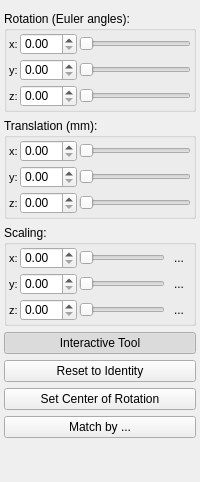
     <widget class="QWidget" name="pgManual">
      <attribute name="title">
       <string>Manual</string>
      </attribute>
      <layout class="QVBoxLayout" name="verticalLayout_2">
       <property name="leftMargin">
        <number>4</number>
       </property>
       <property name="rightMargin">
        <number>4</number>
       </property>
       <property name="bottomMargin">
        <number>4</number>
       </property>
       <item>
        <widget class="QGroupBox" name="grpRotation">
         <property name="styleSheet">
          <string notr="true">QLabel {
  font-size: 11px;
}</string>
         </property>
         <property name="title">
          <string>Rotation (Euler angles):</string>
         </property>
         <layout class="QHBoxLayout" name="horizontalLayout_2">
          <property name="spacing">
           <number>0</number>
          </property>
          <property name="leftMargin">
           <number>2</number>
          </property>
          <property name="topMargin">
           <number>2</number>
          </property>
          <property name="rightMargin">
           <number>2</number>
          </property>
          <property name="bottomMargin">
           <number>2</number>
          </property>
          <item>
           <widget class="QWidget" name="widget_2" native="true">
            <layout class="QGridLayout" name="gridLayout_2">
             <property name="leftMargin">
              <number>0</number>
             </property>
             <property name="topMargin">
              <number>0</number>
             </property>
             <property name="rightMargin">
              <number>0</number>
             </property>
             <property name="bottomMargin">
              <number>0</number>
             </property>
             <property name="horizontalSpacing">
              <number>2</number>
             </property>
             <property name="verticalSpacing">
              <number>4</number>
             </property>
             <item row="0" column="0">
              <widget class="QLabel" name="label_4">
               <property name="text">
                <string>x:</string>
               </property>
              </widget>
             </item>
             <item row="0" column="1">
              <widget class="QDoubleSpinBox" name="inRotX">
               <property name="maximumSize">
                <size>
                 <width>72</width>
                 <height>16777215</height>
                </size>
               </property>
              </widget>
             </item>
             <item row="0" column="2">
              <widget class="QDoubleSlider" name="inRotXSlider">
               <property name="orientation">
                <enum>Qt::Horizontal</enum>
               </property>
              </widget>
             </item>
             <item row="1" column="0">
              <widget class="QLabel" name="label_5">
               <property name="text">
                <string>y:</string>
               </property>
              </widget>
             </item>
             <item row="1" column="1">
              <widget class="QDoubleSpinBox" name="inRotY">
               <property name="maximumSize">
                <size>
                 <width>72</width>
                 <height>16777215</height>
                </size>
               </property>
              </widget>
             </item>
             <item row="1" column="2">
              <widget class="QDoubleSlider" name="inRotYSlider">
               <property name="orientation">
                <enum>Qt::Horizontal</enum>
               </property>
              </widget>
             </item>
             <item row="2" column="0">
              <widget class="QLabel" name="label_6">
               <property name="text">
                <string>z:</string>
               </property>
              </widget>
             </item>
             <item row="2" column="1">
              <widget class="QDoubleSpinBox" name="inRotZ">
               <property name="maximumSize">
                <size>
                 <width>72</width>
                 <height>16777215</height>
                </size>
               </property>
              </widget>
             </item>
             <item row="2" column="2">
              <widget class="QDoubleSlider" name="inRotZSlider">
               <property name="orientation">
                <enum>Qt::Horizontal</enum>
               </property>
              </widget>
             </item>
            </layout>
           </widget>
          </item>
         </layout>
        </widget>
       </item>
       <item>
        <widget class="QGroupBox" name="grpTranslation">
         <property name="styleSheet">
          <string notr="true">QLabel {
  font-size: 11px;
}</string>
         </property>
         <property name="title">
          <string>Translation (mm):</string>
         </property>
         <layout class="QHBoxLayout" name="horizontalLayout_3">
          <property name="spacing">
           <number>0</number>
          </property>
          <property name="leftMargin">
           <number>2</number>
          </property>
          <property name="topMargin">
           <number>2</number>
          </property>
          <property name="rightMargin">
           <number>2</number>
          </property>
          <property name="bottomMargin">
           <number>2</number>
          </property>
          <item>
           <widget class="QWidget" name="widget_3" native="true">
            <layout class="QGridLayout" name="gridLayout_3">
             <property name="leftMargin">
              <number>0</number>
             </property>
             <property name="topMargin">
              <number>0</number>
             </property>
             <property name="rightMargin">
              <number>0</number>
             </property>
             <property name="bottomMargin">
              <number>0</number>
             </property>
             <property name="horizontalSpacing">
              <number>2</number>
             </property>
             <property name="verticalSpacing">
              <number>4</number>
             </property>
             <item row="0" column="0">
              <widget class="QLabel" name="label_7">
               <property name="text">
                <string>x:</string>
               </property>
              </widget>
             </item>
             <item row="0" column="1">
              <widget class="QDoubleSpinBox" name="inTranX">
               <property name="maximumSize">
                <size>
                 <width>72</width>
                 <height>16777215</height>
                </size>
               </property>
              </widget>
             </item>
             <item row="0" column="2">
              <widget class="QDoubleSlider" name="inTranXSlider">
               <property name="orientation">
                <enum>Qt::Horizontal</enum>
               </property>
              </widget>
             </item>
             <item row="1" column="0">
              <widget class="QLabel" name="label_8">
               <property name="text">
                <string>y:</string>
               </property>
              </widget>
             </item>
             <item row="1" column="1">
              <widget class="QDoubleSpinBox" name="inTranY">
               <property name="maximumSize">
                <size>
                 <width>72</width>
                 <height>16777215</height>
                </size>
               </property>
              </widget>
             </item>
             <item row="1" column="2">
              <widget class="QDoubleSlider" name="inTranYSlider">
               <property name="orientation">
                <enum>Qt::Horizontal</enum>
               </property>
              </widget>
             </item>
             <item row="2" column="0">
              <widget class="QLabel" name="label_9">
               <property name="text">
                <string>z:</string>
               </property>
              </widget>
             </item>
             <item row="2" column="1">
              <widget class="QDoubleSpinBox" name="inTranZ">
               <property name="maximumSize">
                <size>
                 <width>72</width>
                 <height>16777215</height>
                </size>
               </property>
              </widget>
             </item>
             <item row="2" column="2">
              <widget class="QDoubleSlider" name="inTranZSlider">
               <property name="orientation">
                <enum>Qt::Horizontal</enum>
               </property>
              </widget>
             </item>
            </layout>
           </widget>
          </item>
         </layout>
        </widget>
       </item>
       <item>
        <widget class="QGroupBox" name="grpScaling">
         <property name="styleSheet">
          <string notr="true">QLabel {
  font-size: 11px;
}</string>
         </property>
         <property name="title">
          <string>Scaling:</string>
         </property>
         <layout class="QHBoxLayout" name="horizontalLayout_4">
          <property name="spacing">
           <number>0</number>
          </property>
          <property name="leftMargin">
           <number>2</number>
          </property>
          <property name="topMargin">
           <number>2</number>
          </property>
          <property name="rightMargin">
           <number>2</number>
          </property>
          <property name="bottomMargin">
           <number>2</number>
          </property>
          <item>
           <widget class="QWidget" name="widget_4" native="true">
            <layout class="QGridLayout" name="gridLayout_4">
             <property name="leftMargin">
              <number>0</number>
             </property>
             <property name="topMargin">
              <number>0</number>
             </property>
             <property name="rightMargin">
              <number>0</number>
             </property>
             <property name="bottomMargin">
              <number>0</number>
             </property>
             <property name="horizontalSpacing">
              <number>2</number>
             </property>
             <property name="verticalSpacing">
              <number>4</number>
             </property>
             <item row="2" column="0">
              <widget class="QLabel" name="label_12">
               <property name="text">
                <string>z:</string>
               </property>
              </widget>
             </item>
             <item row="0" column="2">
              <widget class="QDoubleSlider" name="inScaleXSlider">
               <property name="orientation">
                <enum>Qt::Horizontal</enum>
               </property>
              </widget>
             </item>
             <item row="1" column="1">
              <widget class="QDoubleSpinBox" name="inScaleY">
               <property name="maximumSize">
                <size>
                 <width>72</width>
                 <height>16777215</height>
                </size>
               </property>
              </widget>
             </item>
             <item row="1" column="0">
              <widget class="QLabel" name="label_11">
               <property name="text">
                <string>y:</string>
               </property>
              </widget>
             </item>
             <item row="2" column="1">
              <widget class="QDoubleSpinBox" name="inScaleZ">
               <property name="maximumSize">
                <size>
                 <width>72</width>
                 <height>16777215</height>
                </size>
               </property>
              </widget>
             </item>
             <item row="0" column="0">
              <widget class="QLabel" name="label_10">
               <property name="text">
                <string>x:</string>
               </property>
              </widget>
             </item>
             <item row="0" column="1">
              <widget class="QDoubleSpinBox" name="inScaleX">
               <property name="maximumSize">
                <size>
                 <width>72</width>
                 <height>16777215</height>
                </size>
               </property>
              </widget>
             </item>
             <item row="1" column="2">
              <widget class="QDoubleSlider" name="inScaleYSlider">
               <property name="orientation">
                <enum>Qt::Horizontal</enum>
               </property>
              </widget>
             </item>
             <item row="2" column="2">
              <widget class="QDoubleSlider" name="inScaleZSlider">
               <property name="orientation">
                <enum>Qt::Horizontal</enum>
               </property>
              </widget>
             </item>
             <item row="0" column="3">
              <widget class="QToolButton" name="btnFlipX">
               <property name="toolTip">
                <string>&lt;html&gt;&lt;head/&gt;&lt;body&gt;&lt;p&gt;Flip across x-axis&lt;/p&gt;&lt;/body&gt;&lt;/html&gt;</string>
               </property>
               <property name="text">
                <string>...</string>
               </property>
               <property name="icon">
                <iconset>
                 <normalon>:/root/icons8_flip_vertical_16@2x.png</normalon>
                </iconset>
               </property>
               <property name="checkable">
                <bool>true</bool>
               </property>
               <property name="autoRaise">
                <bool>true</bool>
               </property>
              </widget>
             </item>
             <item row="1" column="3">
              <widget class="QToolButton" name="btnFlipY">
               <property name="toolTip">
                <string>&lt;html&gt;&lt;head/&gt;&lt;body&gt;&lt;p&gt;Flip across y-axis&lt;/p&gt;&lt;/body&gt;&lt;/html&gt;</string>
               </property>
               <property name="text">
                <string>...</string>
               </property>
               <property name="icon">
                <iconset>
                 <normalon>:/root/icons8_flip_vertical_16@2x.png</normalon>
                </iconset>
               </property>
               <property name="checkable">
                <bool>true</bool>
               </property>
               <property name="autoRaise">
                <bool>true</bool>
               </property>
              </widget>
             </item>
             <item row="2" column="3">
              <widget class="QToolButton" name="btnFlipZ">
               <property name="toolTip">
                <string>&lt;html&gt;&lt;head/&gt;&lt;body&gt;&lt;p&gt;Flip across z-axis&lt;/p&gt;&lt;/body&gt;&lt;/html&gt;</string>
               </property>
               <property name="text">
                <string>...</string>
               </property>
               <property name="icon">
                <iconset>
                 <normalon>:/root/icons8_flip_vertical_16@2x.png</normalon>
                </iconset>
               </property>
               <property name="checkable">
                <bool>true</bool>
               </property>
               <property name="autoRaise">
                <bool>true</bool>
               </property>
              </widget>
             </item>
            </layout>
           </widget>
          </item>
         </layout>
        </widget>
       </item>
       <item>
        <widget class="QPushButton" name="btnInteractiveTool">
         <property name="text">
          <string>Interactive Tool</string>
         </property>
         <property name="checkable">
          <bool>true</bool>
         </property>
         <property name="checked">
          <bool>true</bool>
         </property>
        </widget>
       </item>
       <item>
        <widget class="QPushButton" name="pushButton_2">
         <property name="text">
          <string>Reset to Identity</string>
         </property>
        </widget>
       </item>
       <item>
        <widget class="QPushButton" name="pushButton">
         <property name="text">
          <string>Set Center of Rotation</string>
         </property>
        </widget>
       </item>
       <item>
        <widget class="QPushButton" name="btnMatchCenters">
         <property name="text">
          <string>Match by ...</string>
         </property>
        </widget>
       </item>
       <item>
        <spacer name="verticalSpacer">
         <property name="orientation">
          <enum>Qt::Vertical</enum>
         </property>
         <property name="sizeHint" stdset="0">
          <size>
           <width>20</width>
           <height>40</height>
          </size>
         </property>
        </spacer>
       </item>
      </layout>
     </widget>
